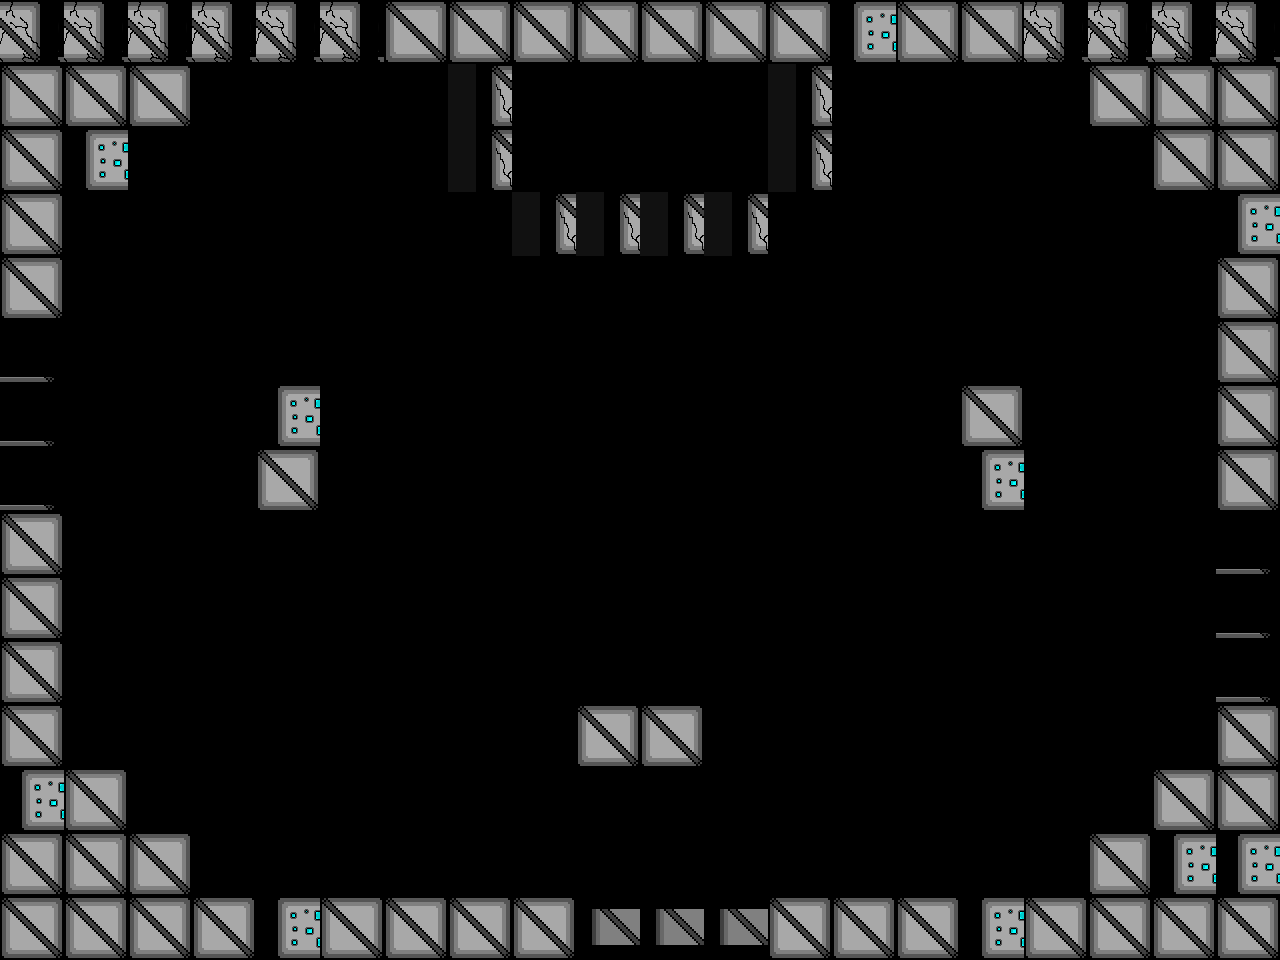

A 2D game scene composited from a Tiled map and its tileset images. What follows is a short description and the map's XML, with each tile layer's data collapsed to a summary:
An orthogonal 20x15 tile map with 64x64 px tiles, 1 tile layer (Tile Layer 2) and 7 objects (2x Newborn, 2x Assassin, ScrollingBackground, Player, Uno).

<map version="1.0" tiledversion="1.1.1" orientation="orthogonal" renderorder="right-down" width="20" height="15" tilewidth="64" tileheight="64" infinite="0" nextobjectid="94">
 <properties>
  <property name="assassin" value="assets/assasin_rightLeftSpritesheet.png" />
  <property name="backgroundEasy" value="assets/backgroundEasy.png" />
  <property name="backgroundHard" value="assets/backgroundHard.png" />
  <property name="backgroundMedium" value="assets/backgroundMedium.png" />
  <property name="boss" value="assets/boss.png" />
  <property name="bossexplosion" value="assets/bossexplosion.png" />
  <property name="damageUp" value="assets/metalBoxCoin.png" />
  <property name="explosion" value="assets/explosion.png" />
  <property name="firingRateUp" value="assets/metalBoxCoin.png" />
  <property name="healthUp" value="assets/metalBoxHeart.png" />
  <property name="largeexplosion" value="assets/largeexplosion.png" />
  <property name="loading" value="assets/loading.png" />
  <property name="moveSpeedUp" value="assets/metalBoxCoin.png" />
  <property name="newborn" value="assets/newborn_spritesheet(h54_w62).png" />
  <property name="player" value="assets/playerSpriteSheetTemp.png" />
  <property name="reward" value="assets/reward1.png" />
  <property name="smallexplosion" value="assets/smallexplosion.png" />
  <property name="uno" value="assets/uno_Static.png" />
 </properties>
 <tileset firstgid="1" name="blocks1" tilewidth="64" tileheight="64" tilecount="14" columns="14">
  <image source="blocks1.png" width="900" height="64" />
 </tileset>
 <objectgroup color="#00ff00" name="Object Layer 1">
  <object id="59" name="Background" type="ScrollingBackground" x="0" y="0" width="64" height="64">
   <properties>
    <property name="numFrames" value="1" />
    <property name="textureHeight" value="960" />
    <property name="textureID" value="backgroundMedium" />
    <property name="textureWidth" value="1280" />
   </properties>
  </object>
  <object id="55" name="Player1" type="Player" x="623.697" y="91.9123" width="34" height="64">
   <properties>
    <property name="numFrames" value="6" />
    <property name="textureHeight" value="60" />
    <property name="textureID" value="player" />
    <property name="textureWidth" value="34" />
   </properties>
  </object>
  <object id="88" name="Newborn1" type="Newborn" x="163" y="743" width="62" height="54">
   <properties>
    <property name="numFrames" value="2" />
    <property name="textureHeight" value="54" />
    <property name="textureID" value="newborn" />
    <property name="textureWidth" value="62" />
   </properties>
  </object>
  <object id="89" name="Newborn1" type="Newborn" x="1057" y="735" width="62" height="54">
   <properties>
    <property name="numFrames" value="2" />
    <property name="textureHeight" value="54" />
    <property name="textureID" value="newborn" />
    <property name="textureWidth" value="62" />
   </properties>
  </object>
  <object id="91" name="Assassin1" type="Assassin" x="118.5" y="405.167" width="99" height="99">
   <properties>
    <property name="numFrames" value="4" />
    <property name="textureHeight" value="100" />
    <property name="textureID" value="assassin" />
    <property name="textureWidth" value="100" />
   </properties>
  </object>
  <object id="92" name="Assassin1" type="Assassin" x="1052.5" y="402.5" width="99" height="99">
   <properties>
    <property name="numFrames" value="4" />
    <property name="textureHeight" value="100" />
    <property name="textureID" value="assassin" />
    <property name="textureWidth" value="100" />
   </properties>
  </object>
  <object id="93" name="Uno1" type="Uno" x="618.5" y="610.5" width="39" height="51">
   <properties>
    <property name="numFrames" value="2" />
    <property name="textureHeight" value="51" />
    <property name="textureID" value="uno" />
    <property name="textureWidth" value="39" />
   </properties>
  </object>
 </objectgroup>
 <layer name="Tile Layer 2" width="20" height="15">
  <properties>
   <property name="collidable" value="" />
  </properties>
  <data>[300 cells, 92 non-empty, 6 distinct tile ids]</data>
 </layer>
</map>
